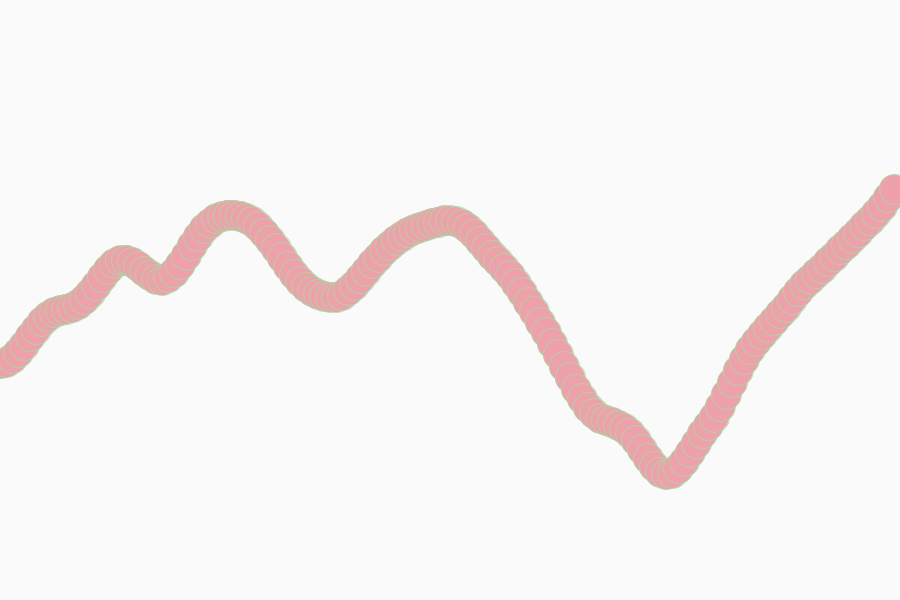
Frame 1 (no input)
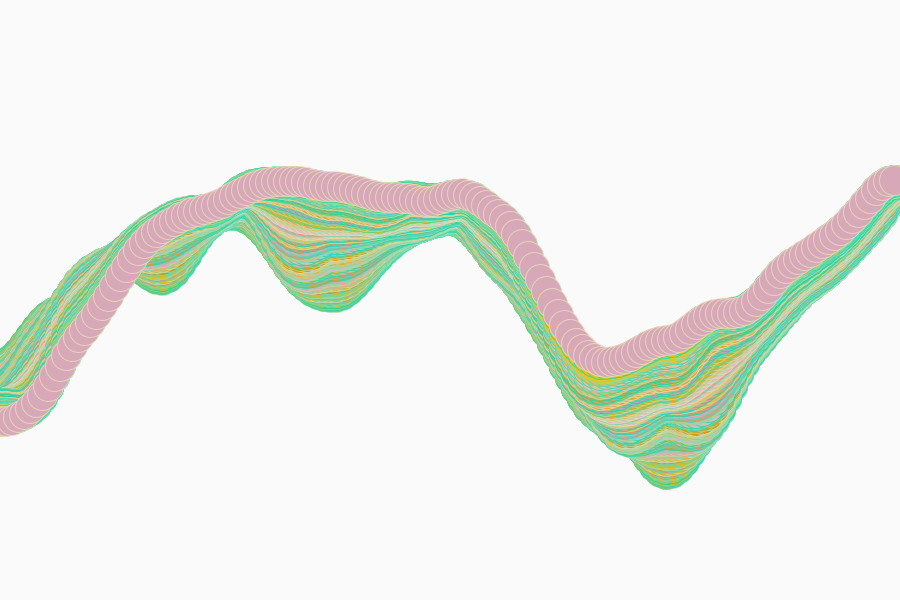
Frame 60 (the mouse pressed at the canvas centre just before this capture)
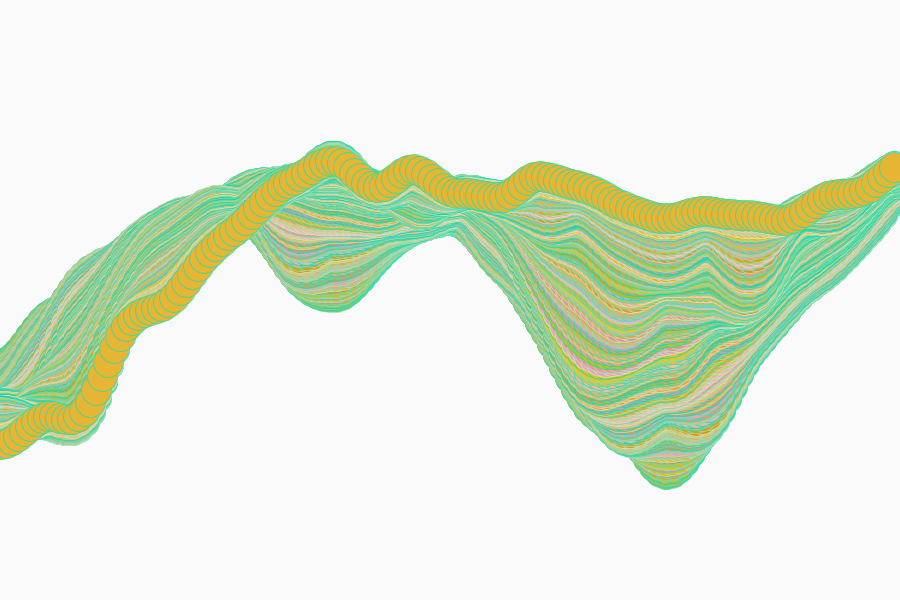
Frame 120 (the mouse held since frame 60 and released just before this capture)

The Processing sketch that drew these frames (run headless with seeded random() and noise(); from frame 60 on, the mouse is pressed at the canvas centre):

// Processing sketch: processing_175801
// ── processing_175801.pde

int counter;


//import processing.pdf.*;
float d=30, q=200, l=0;
void setup() { 
  size(900,600); // the most common computer display resolutions
  background(250, 250, 250); // RGB colors for skyblue: http://cloford.com/resources/colours/500col.htm
  smooth(); // to draw anti-alias
  // beginRecord(PDF, "sleeve3.pdf");
}

void draw() {
  float x = 0; // command x axis to move randomly
  //if(key=='a'){noFill();
  // noStroke();}
  //stroke(random(150,240),random(0,250),random(150,250),200);
  //fill(random(150,240),random(0,100),random(100,250),200);

  stroke(random(0, 250), random(q+20, q), random(150, q), 200);
  fill(random(200, 240), random(150, 200), random(200));
  if (keyPressed){if (key=='w'){q=random(0, 250); l=random(0,q);}
                  if (key=='s')q=q-50;
                  if (key=='q')background(255);}

for (int i = 0; i<width; i+=6) { 
  // any int withint the width of the defined size is visualized with 6 pixel gaps between the ellipses' centers.
  //noStroke();
  //noFill();
  strokeWeight(1);
  // stroke(240,100,100);
  //white dot with 25% opacity
  if (keyPressed) {
    if (key=='a' && d>=0) d=d-0.01;
    if (key=='d')d=d+0.01;
  }
  ellipse(i, noise(i*0.003f, frameCount*0.005f)*height, d, d); // noise=level of variety; framecount=motion speed on y-axis; (x, y)=pixels per width and height.
}


//endRecord();}
}
